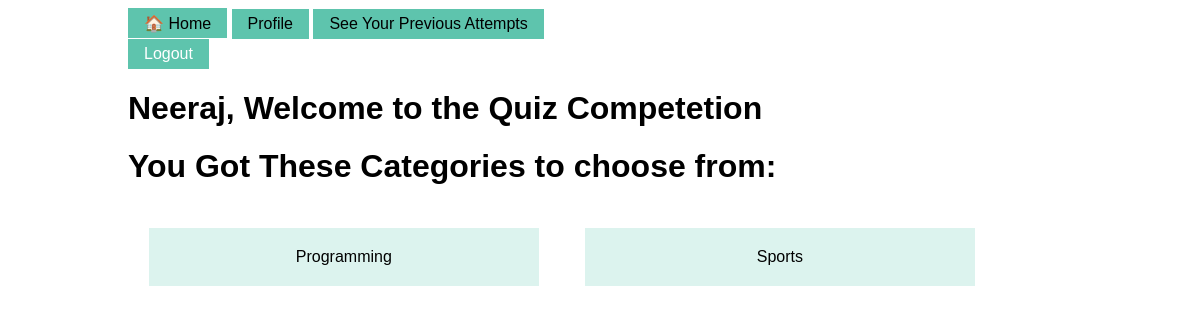
Page /examsystem/landingpage.php (signed in) on the committed database.
### tables this page shows
CREATE TABLE `categories` (
  `categoryid` int(10) NOT NULL,
  `categoryname` varchar(255) NOT NULL
);

### examsystem/landingpage.php (the view, shortened to what this page needs)
<?php
require('database.php');
if (!isset($_SESSION['email'])) {
    header('location:index.php');
}
else {
?>
<!DOCTYPE html>
<html lang="en">
<head>
  <link rel="stylesheet" href="main.css">
</head>
<body>
<main>
        <button class = "stylebutton">
            <a href="./landingpage.php"><span>&#x1F3E0;</span> Home</a>
        </button>
        <button class = "stylebutton">
            <a href="./userprofile.php">Profile</a>
        </button>
        <button class = "stylebutton">
            <a href="./attempts.php">See Your Previous Attempts</a>
        </button>
        <form action="" method="post">
        <button type="submit" class = "stylebutton" name="logout">
            Logout
        </button>
        </form>
        <h1> <?php
        echo $_SESSION['First_name'];
        ?>, Welcome to the Quiz Competetion</h1>
        <h1>You Got These Categories to choose from:</h1>
        <form action="./eachCategory.php" method="post">
        <?php
            $queryGetAllCategories = 'SELECT * FROM categories';
            $statement = $db->prepare($queryGetAllCategories);
            $statement->execute();
            $categories = $statement->fetchAll();
            foreach ($categories as $category) {
                $categoryname = $category['categoryname'];
                $categoryid = $category['categoryid'];
                ?>
                <button class="no-style" name="category" value="<?php echo $categoryid?>">
                <div id="<?php echo $categoryid?>" class="category">
                <?php echo $categoryname?>
                </div>
                </button>
                <?php
            }
        ?>
        </form>
    </main>
</body>
</html>
<?php
}
?>

### examsystem/main.css (style rules this page uses)
body { position: absolute; left: 10%; right: 10%; min-width: 820px; font-family: Arial, Helvetica, sans-serif; }
.stylebutton { background:rgba(26, 171, 138, 0.7); color:#fff; border:none; position:relative; height:30px; font-size:1em; padding:0 1em; cursor:pointer; transition:800ms ease all; outline:none; }
.stylebutton:before,button:after { content:''; position: absolute; top:0; right:0; height:2px; width:0; background: rgba(26, 171, 138, 1);; transition:400ms ease all; }
.stylebutton:after { right:inherit; top:inherit; left:0; bottom:0; }
.category { min-width: 350px; display: inline-block; background: rgba(26, 171, 138, 0.15); padding: 20px; }
a { text-decoration: none; color: black; }
.no-style { margin: 1.3em; background: none; color: inherit; border: none; padding: 0; font: inherit; cursor: pointer; outline: inherit; }

### rows in the picture
categories: $categoryid 1 (drawn), categoryname "Programming"
categories: $categoryid 2 (drawn), categoryname "Sports"

### other values in the picture
$_SESSION['First_name'] "Neeraj"
